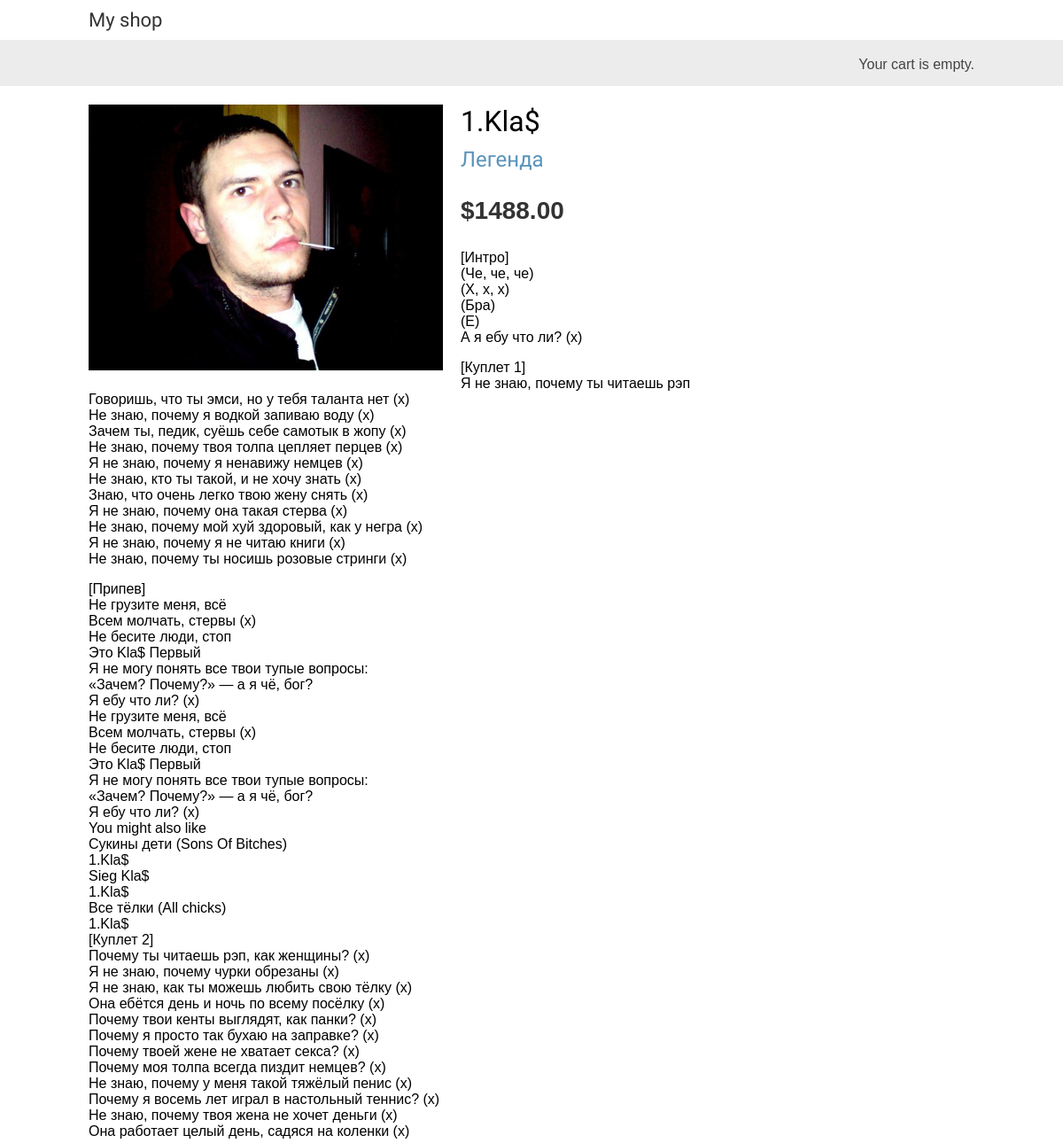
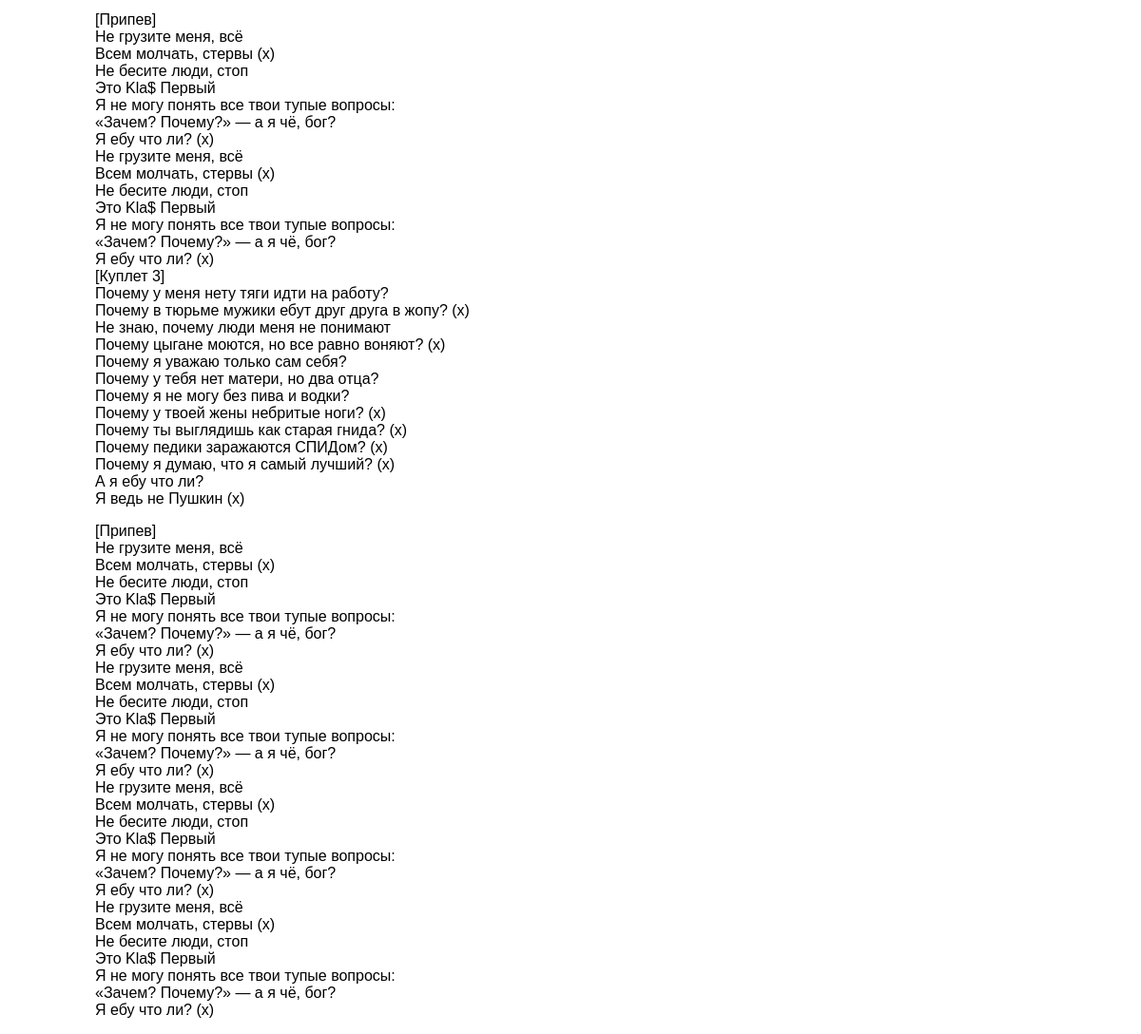
Page /2/1kla/ on the committed database (2 pictures, top to bottom).
### market_app/models.py (models this page shows, shortened)
class Product(models.Model):
    category = models.ForeignKey(Category,
                                 related_name='products',
                                 on_delete=models.CASCADE)
    name = models.CharField(max_length=200)
    slug = models.SlugField(max_length=200)
    image = models.ImageField(upload_to='products/%Y/%m/%d',
                              blank=True)
    description = models.TextField(blank=True)
    price = models.DecimalField(max_digits=10,
                                decimal_places=2)
    available = models.BooleanField(default=True)
    created = models.DateTimeField(auto_now_add=True)
    updated = models.DateTimeField(auto_now=True)
    class Meta:
        ordering = ['name']
        indexes = [
        models.Index(fields=['id', 'slug']),
        models.Index(fields=['name']),
        models.Index(fields=['-created']),]

class Category(models.Model):
    name = models.CharField(max_length=200)
    slug = models.SlugField(max_length=200,
                            unique=True)
    class Meta:
        ordering = ['name']
        indexes = [models.Index(fields=['name']),]
        verbose_name = 'category'
        verbose_name_plural = 'categories'
    def __str__(self):
        return self.name
    def get_absolute_url(self):
        return reverse('market_app:product_list_by_category',
                       args=[self.slug])

### market_app/views.py (the view)
# urls.py: path('<int:id>/<slug:slug>/', views.product_detail,
def product_detail(request, id, slug):
    product = get_object_or_404(Product,
                                id=id,
                                slug=slug,
                                available=True)
    return render(request,
                  'market_app/product/detail.html',
                  {'product': product})

### market_app/templates/market_app/product/detail.html (shortened to what this page needs)
{% extends "market_app/base.html" %}
{% load static %}
{% block content %}
    <div class="product-detail">
        <img src="{% if product.image %}{{ product.image.url }}{% else %}
        {% static "img/no_image.png" %}{% endif %}">
        <h1>{{ product.name }}</h1>
        <h2>
            <a href="{{ product.category.get_absolute_url }}">
                {{ product.category }}
            </a>
        </h2>
        <p class="price">${{ product.price }}</p>
        {{ product.description|linebreaks }}
    </div>
{% endblock %}

### market_app/static/css/base.css (style rules this page uses)
body { margin:0; padding:0; font-family:helvetica, sans-serif; }
h1, h2, h3, h4, h5 , h6 { font-family: 'Ubuntu', sans-serif; font-weight:normal; }
a { text-decoration:none; color:#5993bb; }
.product-detail { text-align:justify; }
.product-detail .price { color:#333; font-size:28px; font-weight:bold; }
.product-detail img { width:40%; float:left; padding:0 20px 20px 0; }
.product-detail h1 { margin-bottom:0; }
.product-detail h2 { margin-top:10px; }

### rows in the picture
Product: image (picture), name "1.Kla$", category "Легенда", price "1488.00", description "[Интро] (Че, че, че) (Х, х, х) (Бра) (Е) А я ебу что ли? (х) [Куплет 1] Я не знаю, почему ты читаешь рэп Говоришь, что ты эмси, но у тебя таланта нет (х) Не знаю, почему я водкой запиваю воду (х) Зачем ты, педик, суёшь себе самотык в жопу (х) Не знаю, почему твоя толпа цепляет перцев (х) Я не знаю, почему я ненавижу немцев (х) Не знаю, кто ты такой, и не хочу знать (х) Знаю, что очень легко твою жену снять (х) Я не знаю, почему она такая стерва (х) Не знаю, почему мой хуй здоровый, как у негра (х) Я не знаю, почему я не читаю книги (х) Не знаю, почему ты носишь розовые стринги (х) [Припев] Не грузите меня, всё Всем молчать, стервы (х) Не бесите люди, стоп Это Kla$ Первый Я не могу понять…"
